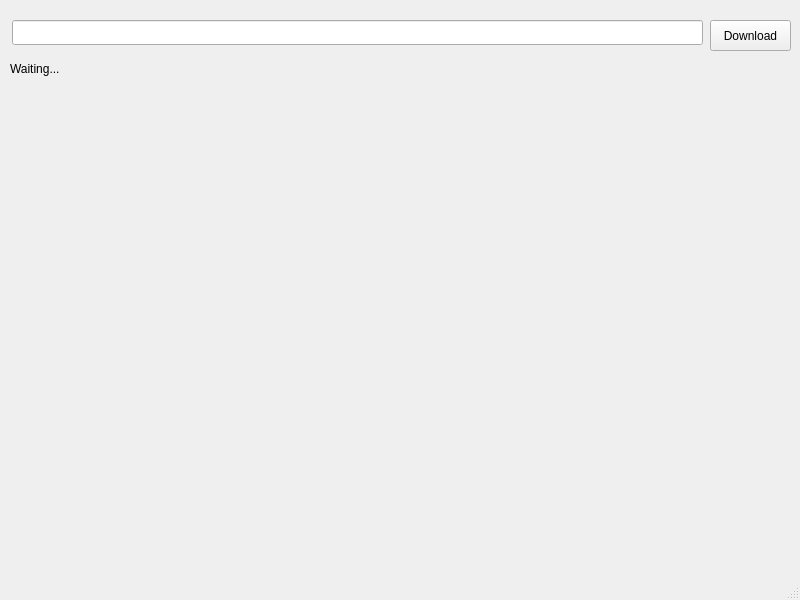
<?xml version="1.0" encoding="UTF-8"?>
<ui version="4.0">
 <class>MainWindow</class>
 <widget class="QMainWindow" name="MainWindow">
  <property name="geometry">
   <rect>
    <x>0</x>
    <y>0</y>
    <width>800</width>
    <height>600</height>
   </rect>
  </property>
  <property name="windowTitle">
   <string>MainWindow</string>
  </property>
  <widget class="QWidget" name="centralwidget">
   <widget class="QPushButton" name="buttonDownload">
    <property name="geometry">
     <rect>
      <x>710</x>
      <y>20</y>
      <width>81</width>
      <height>31</height>
     </rect>
    </property>
    <property name="text">
     <string>Download</string>
    </property>
   </widget>
   <widget class="QLabel" name="labelResult">
    <property name="geometry">
     <rect>
      <x>10</x>
      <y>60</y>
      <width>781</width>
      <height>17</height>
     </rect>
    </property>
    <property name="text">
     <string>Waiting...</string>
    </property>
   </widget>
   <widget class="QLineEdit" name="downloadInput">
    <property name="geometry">
     <rect>
      <x>12</x>
      <y>20</y>
      <width>691</width>
      <height>25</height>
     </rect>
    </property>
    <property name="text">
     <string/>
    </property>
   </widget>
  </widget>
  <widget class="QMenuBar" name="menubar">
   <property name="geometry">
    <rect>
     <x>0</x>
     <y>0</y>
     <width>800</width>
     <height>22</height>
    </rect>
   </property>
  </widget>
  <widget class="QStatusBar" name="statusbar"/>
 </widget>
 <resources/>
 <connections/>
</ui>
